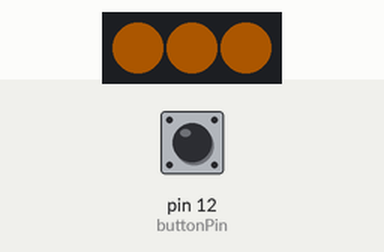
A sketch run on a simulated Arduino Uno, built with avr-gcc and run on an emulated ATmega328P. On the bench: 3 RGB LEDs in strip order, left to right. Inputs (shaded band) come from the test bench; at power-on: pin 12 (buttonPin) HIGH. Dim RGB values are drawn brighter than linear.

Above: at 18.0 s.
18.1 s: pin 12 (buttonPin) pulled LOW for 3 s
At 19.4 s:
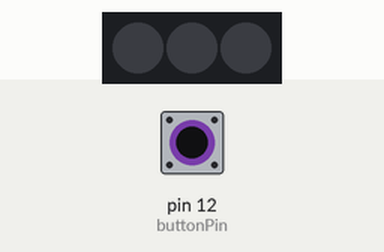
At 27.0 s:
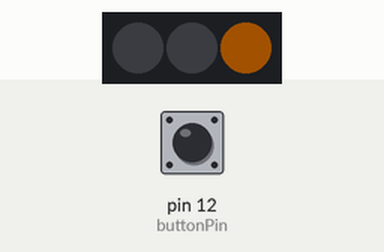
Timing chart, 0 to 93.9 s (numbered marks = the images above; inputs shaded):
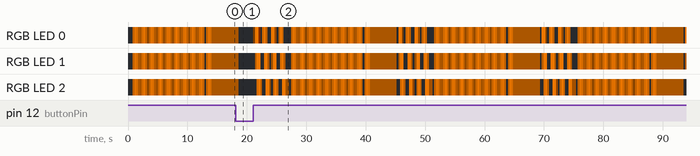

The sketch:

BIS_Exc4_RGB.ino
```cpp
#include <Adafruit_NeoPixel.h>

#define PIXEL_PIN 6
#define PIXEL_COUNT 3
#define DELAYVAL 500

Adafruit_NeoPixel strip(PIXEL_COUNT, PIXEL_PIN, NEO_GRB + NEO_KHZ800);

const int buttonPin = 12;
int state = 0;

void setup() {
  strip.begin(); // Initialize NeoPixel strip object (REQUIRED)
  strip.show();  // Initialize all pixels to 'off'
}

void ok (void) {
  for (int i = 0; i < 3; i++){
    for (int i = 0; i < 100; i++){
      colorWipe(strip.Color(  0, i,   0), 0);
      }
    for (int i = 100; i > 0; i--){
      colorWipe(strip.Color(  0, i,   0), 0);
      }
      colorWipe(strip.Color(  0, 0,   0), 0);
  }
}

void warning(void) {
  for (int i = 0; i < 10; i++){
    for (int i = 0; i < 100; i++){
      colorWipe(strip.Color(  i*2, i,   0), 2);
      }
    for (int i = 100; i > 0; i--){
      colorWipe(strip.Color(  i*2, i,   0), 2);
      }
      colorWipe(strip.Color(  0, 0,   0), 0);
  }
}

void error(void) {
  for (int i = 0; i < 25; i++){
    for (int i = 0; i < 100; i++){
      colorWipe(strip.Color(  i, 0,   0), 0);
      }
    for (int i = 100; i > 0; i--){
      colorWipe(strip.Color(  i, 0,   0), 0);
      }
      colorWipe(strip.Color(  0, 0,   0), 0);
  }
}

void busy(void) {
  for(int k = 0; k < 4; k++){
    for(int i = 0; i < PIXEL_COUNT; i++) { // For each pixel in strip...
      for (int j = 0; j < 100; j++){
        strip.setPixelColor(i, j*2, j, 0); //(pixel position, red, green, blue)
        strip.show();
        delay(2);
      }
    }
      for(int i = 0; i < PIXEL_COUNT; i++) { // For each pixel in strip...
      for (int j = 100; j > -1; j--){
        strip.setPixelColor(i, j, j/2, 0); //(pixel position, red, green, blue)
        strip.show();
        delay(2);
      }
    }
  }
  colorWipe(strip.Color(  0, 0,   0), 0);
}

int next_state(void) {
  while (digitalRead(buttonPin) == 0) {
    delay(0);
    // wait here till button is pressed
  }
  state++;
  if (state == 4) { state = 0; }
}

void loop() {
  switch (state) {
    case 0: ok();         next_state();   break;
    case 1: warning();    next_state();   break;
    case 2: error();      next_state();   break;
    case 3: busy();       next_state();   break;
  }
}

void colorWipe(uint32_t color, int wait) {
  for(int i=0; i<strip.numPixels(); i++) { // For each pixel in strip...
    strip.setPixelColor(i, color);         //  Set pixel's color (in RAM)
    strip.show();                          //  Update strip to match
    delay(wait);                           //  Pause for a moment
  }
}
```
